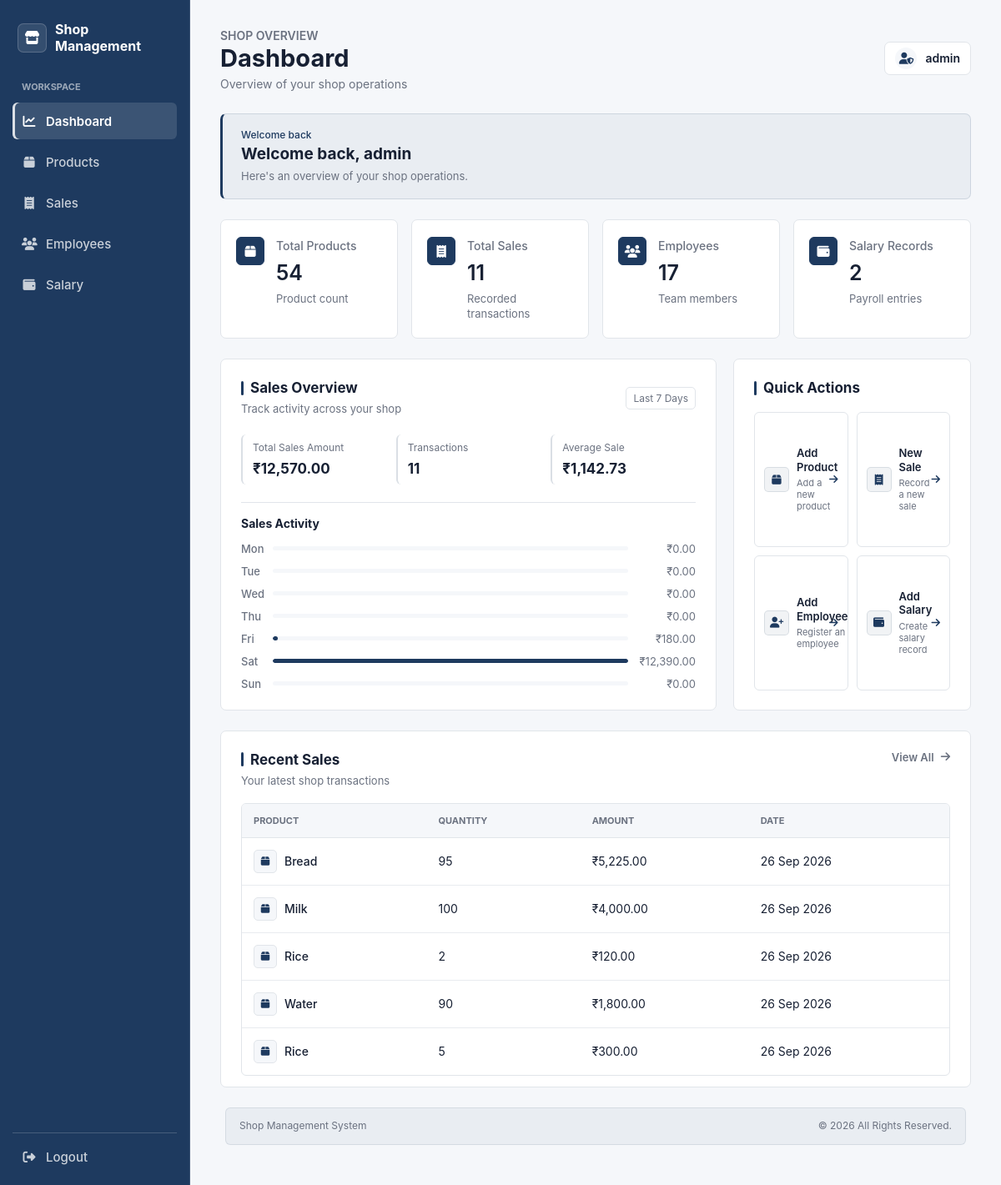
Screenshot of /dashboard.php (signed in) with the database file from the repository.
### tables this page shows
CREATE TABLE `sales` (
  `id` int(11) NOT NULL,
  `product_id` int(11) NOT NULL,
  `quantity` int(11) NOT NULL,
  `total_amount` decimal(10,2) NOT NULL,
  `sale_date` timestamp NOT NULL DEFAULT current_timestamp()
);

CREATE TABLE `products` (
  `id` int(11) NOT NULL,
  `product_name` varchar(100) NOT NULL,
  `category` varchar(100) NOT NULL,
  `price` decimal(10,2) NOT NULL,
  `quantity` int(11) NOT NULL
);

### dashboard.php (the view, shortened to what this page needs)
<?php
include "db.php";
$showWelcome = !empty($_SESSION["show_welcome"]);
$admin_username = htmlspecialchars($_SESSION["username"]);
$total_products_query = mysqli_query(
	$conn,
	"SELECT COUNT(*) AS total FROM products"
);
$total_products = mysqli_fetch_assoc($total_products_query)["total"];
$total_sales_query = mysqli_query(
	$conn,
	"SELECT COUNT(*) AS total FROM sales"
);
$total_sales = mysqli_fetch_assoc($total_sales_query)["total"];
$total_employees_query = mysqli_query(
	$conn,
	"SELECT COUNT(*) AS total FROM employees"
);
$total_employees = mysqli_fetch_assoc($total_employees_query)["total"];
$total_salary_records_query = mysqli_query(
	$conn,
	"SELECT COUNT(*) AS total FROM salary"
);
$total_salary_records = mysqli_fetch_assoc($total_salary_records_query)["total"];
$total_sales_amount_query = mysqli_query(
	$conn,
	"SELECT COALESCE(SUM(total_amount), 0) AS total FROM sales"
);
$total_sales_amount = mysqli_fetch_assoc($total_sales_amount_query)["total"];
$average_sale = 0;
if ((int) $total_sales > 0) {
	$average_sale = (float) $total_sales_amount / (int) $total_sales;
}
$daily_sales = [];
for ($day_offset = 6; $day_offset >= 0; $day_offset--) {
	$sales_date = date("Y-m-d", strtotime("-" . $day_offset . " days"));
	$daily_sales[$sales_date] = 0;
}
$daily_sales_query = mysqli_query(
	$conn,
	"SELECT DATE(sale_date) AS sales_date, SUM(total_amount) AS daily_total
	FROM sales
	WHERE sale_date >= CURDATE() - INTERVAL 6 DAY
		AND sale_date < CURDATE() + INTERVAL 1 DAY
	GROUP BY DATE(sale_date)"
);
$max_daily_sales = 0;
while ($daily_sale = mysqli_fetch_assoc($daily_sales_query)) {
	$sales_date = $daily_sale["sales_date"];
	$daily_sales[$sales_date] = (float) $daily_sale["daily_total"];
	if ($daily_sales[$sales_date] > $max_daily_sales) {
		$max_daily_sales = $daily_sales[$sales_date];
	}
}
$daily_sales_rows = [];
foreach ($daily_sales as $sales_date => $daily_amount) {
	$bar_width = 0;
	if ($max_daily_sales > 0) {
		$bar_width = ($daily_amount / $max_daily_sales) * 100;
	}
	$daily_sales_rows[] = [
		"day" => date("D", strtotime($sales_date)),
		"amount" => $daily_amount,
		"width" => $bar_width
	];
}
$recent_sales_query = mysqli_query(
	$conn,
	"SELECT
		sales.id,
		products.product_name,
		sales.quantity,
		sales.total_amount,
		sales.sale_date
	FROM sales
	INNER JOIN products
		ON sales.product_id = products.id
	ORDER BY sales.id DESC
	LIMIT 5"
);
?>
<!DOCTYPE html>
<html lang="en">
<head>
	<link rel="stylesheet" href="css/style.css">
</head>
<body class="shop-dashboard dashboard-home">
	<div class="dashboard-shell">
		<aside class="dashboard-sidebar" aria-label="Main navigation">
			<a class="dashboard-brand" href="dashboard.php">
				<span class="dashboard-brand-icon" aria-hidden="true"><i class="fa-solid fa-store"></i></span>
				<span>Shop Management</span>
			</a>
			<nav class="dashboard-nav" aria-label="Primary">
				<a class="dashboard-nav-link is-current" href="dashboard.php" aria-current="page">
					<i class="fa-solid fa-chart-line" aria-hidden="true"></i><span>Dashboard</span>
				</a>
				<a class="dashboard-nav-link" href="products/view.php">
					<i class="fa-solid fa-box" aria-hidden="true"></i><span>Products</span>
				</a>
				<a class="dashboard-nav-link" href="sales/view.php">
					<i class="fa-solid fa-receipt" aria-hidden="true"></i><span>Sales</span>
				</a>
				<a class="dashboard-nav-link" href="employees/view.php">
					<i class="fa-solid fa-users" aria-hidden="true"></i><span>Employees</span>
				</a>
				<a class="dashboard-nav-link" href="salary/view.php">
					<i class="fa-solid fa-wallet" aria-hidden="true"></i><span>Salary</span>
				</a>
			</nav>
			<a class="dashboard-logout" href="logout.php">
				<i class="fa-solid fa-right-from-bracket" aria-hidden="true"></i><span>Logout</span>
			</a>
		</aside>
		<main class="dashboard-main dashboard-home-main">
			<header class="dashboard-header">
				<div class="dashboard-heading">
					<p class="product-page-label">SHOP OVERVIEW</p>
					<h1>Dashboard</h1>
					<p>Overview of your shop operations</p>
				</div>
				<div class="dashboard-profile" aria-label="Admin profile">
					<span class="dashboard-profile-icon" aria-hidden="true"><i class="fa-solid fa-user-shield"></i></span>
					<span><?php echo $admin_username; ?></span>
				</div>
			</header>
			<?php if ($showWelcome): ?>
				<section class="dashboard-welcome" aria-labelledby="welcome-title">
					<div>
						<p class="welcome-kicker">Welcome back</p>
						<h2 id="welcome-title">Welcome back, <?php echo $admin_username; ?></h2>
						<p>Here's an overview of your shop operations.</p>
					</div>
				</section>
			<?php endif; ?>
			<section class="dashboard-summary" aria-label="Shop summary">
				<article class="summary-card">
					<span class="summary-card-icon" aria-hidden="true"><i class="fa-solid fa-box"></i></span>
					<div class="summary-card-copy">
						<h2>Total Products</h2>
						<p class="summary-value"><?php echo $total_products; ?></p>
						<p class="summary-note">Product count</p>
					</div>
				</article>
				<article class="summary-card">
					<span class="summary-card-icon" aria-hidden="true"><i class="fa-solid fa-receipt"></i></span>
					<div class="summary-card-copy">
						<h2>Total Sales</h2>
						<p class="summary-value"><?php echo $total_sales; ?></p>
						<p class="summary-note">Recorded transactions</p>
					</div>
				</article>
				<article class="summary-card">
					<span class="summary-card-icon" aria-hidden="true"><i class="fa-solid fa-users"></i></span>
					<div class="summary-card-copy">
						<h2>Employees</h2>
						<p class="summary-value"><?php echo $total_employees; ?></p>
						<p class="summary-note">Team members</p>
					</div>
				</article>
				<article class="summary-card">
					<span class="summary-card-icon" aria-hidden="true"><i class="fa-solid fa-wallet"></i></span>
					<div class="summary-card-copy">
						<h2>Salary Records</h2>
						<p class="summary-value"><?php echo $total_salary_records; ?></p>
						<p class="summary-note">Payroll entries</p>
					</div>
				</article>
			</section>
			<div class="dashboard-content-grid">
				<section class="dashboard-panel sales-overview" aria-labelledby="sales-overview-title">
					<div class="dashboard-panel-heading sales-overview-heading">
						<div>
							<h2 id="sales-overview-title">Sales Overview</h2>
							<p>Track activity across your shop</p>
						</div>
						<span class="sales-period">Last 7 Days</span>
					</div>
					<div class="sales-summary-grid">
						<div class="sales-summary-item">
							<p>Total Sales Amount</p>
							<strong>₹<?php echo number_format((float) $total_sales_amount, 2); ?></strong>
						</div>
						<div class="sales-summary-item">
							<p>Transactions</p>
							<strong><?php echo $total_sales; ?></strong>
						</div>
						<div class="sales-summary-item">
							<p>Average Sale</p>
							<strong>₹<?php echo number_format($average_sale, 2); ?></strong>
						</div>
					</div>
					<div class="sales-activity">
						<h3>Sales Activity</h3>
						<div class="sales-activity-list">
							<?php foreach ($daily_sales_rows as $daily_sales_row): ?>
								<div class="sales-activity-row">
									<span class="sales-activity-day"><?php echo $daily_sales_row["day"]; ?></span>
									<div class="sales-bar-track" aria-hidden="true">
										<span class="sales-bar" style="width: <?php echo $daily_sales_row["width"]; ?>%;"></span>
									</div>
									<span class="sales-activity-amount">₹<?php echo number_format($daily_sales_row["amount"], 2); ?></span>
								</div>
							<?php endforeach; ?>
						</div>
					</div>
				</section>
				<section class="dashboard-panel quick-actions" aria-labelledby="quick-actions-title">
					<div class="dashboard-panel-heading">
						<div>
							<h2 id="quick-actions-title">Quick Actions</h2>
						</div>
					</div>
					<div class="quick-actions-list">
						<a class="quick-action-link" href="products/add.php">
							<span class="quick-action-icon" aria-hidden="true"><i class="fa-solid fa-box"></i></span>
							<span class="quick-action-copy"><strong>Add Product</strong><small>Add a new product</small></span>
							<i class="fa-solid fa-arrow-right quick-action-arrow" aria-hidden="true"></i>
						</a>
						<a class="quick-action-link" href="sales/add.php">
							<span class="quick-action-icon" aria-hidden="true"><i class="fa-solid fa-receipt"></i></span>
							<span class="quick-action-copy"><strong>New Sale</strong><small>Record a new sale</small></span>
							<i class="fa-solid fa-arrow-right quick-action-arrow" aria-hidden="true"></i>
						</a>
						<a class="quick-action-link" href="employees/add.php">
							<span class="quick-action-icon" aria-hidden="true"><i class="fa-solid fa-user-plus"></i></span>
							<span class="quick-action-copy"><strong>Add Employee</strong><small>Register an employee</small></span>
							<i class="fa-solid fa-arrow-right quick-action-arrow" aria-hidden="true"></i>
						</a>
						<a class="quick-action-link" href="salary/add.php">
							<span class="quick-action-icon" aria-hidden="true"><i class="fa-solid fa-wallet"></i></span>
							<span class="quick-action-copy"><strong>Add Salary</strong><small>Create salary record</small></span>
							<i class="fa-solid fa-arrow-right quick-action-arrow" aria-hidden="true"></i>
						</a>
					</div>
				</section>
			</div>
			<section class="dashboard-panel recent-sales" aria-labelledby="recent-sales-title">
				<div class="dashboard-panel-heading">
					<div>
						<h2 id="recent-sales-title">Recent Sales</h2>
						<p>Your latest shop transactions</p>
					</div>
					<a class="product-back-link dashboard-view-all" href="sales/view.php">
						<span>View All</span>
						<i class="fa-solid fa-arrow-right" aria-hidden="true"></i>
					</a>
				</div>
				<div class="recent-sales-table-wrap">
					<table class="recent-sales-table">
						<thead>
							<tr>
								<th scope="col">Product</th>
								<th scope="col">Quantity</th>
								<th scope="col">Amount</th>
								<th scope="col">Date</th>
							</tr>
						</thead>
						<tbody>
							<?php if (mysqli_num_rows($recent_sales_query) > 0): ?>
								<?php while ($sale = mysqli_fetch_assoc($recent_sales_query)): ?>
									<tr>
										<td>
											<div class="product-info">
												<span class="product-icon" aria-hidden="true"><i class="fa-solid fa-box"></i></span>
												<span class="product-name"><?php echo htmlspecialchars($sale["product_name"]); ?></span>
											</div>
										</td>
										<td><?php echo $sale["quantity"]; ?></td>
										<td>₹<?php echo number_format($sale["total_amount"], 2); ?></td>
										<td><?php echo date("d M Y", strtotime($sale["sale_date"])); ?></td>
									</tr>
								<?php endwhile; ?>
							<?php else: ?>
								<tr>
									<td colspan="4" class="recent-sales-empty">No sales recorded yet.</td>
								</tr>
							<?php endif; ?>
						</tbody>
					</table>
				</div>
			</section>
			<footer class="dashboard-footer">
				<span>Shop Management System</span>
				<span>&copy; 2026 All Rights Reserved.</span>
			</footer>
		</main>
	</div>
</body>
</html>

### rows the page displays
sales: product.product_name "Bread", quantity "95", total_amount "5,225.00", sale_date "26 Sep 2026"
sales: product.product_name "Milk", quantity "100", total_amount "4,000.00", sale_date "26 Sep 2026"
sales: product.product_name "Rice", quantity "2", total_amount "120.00", sale_date "26 Sep 2026"
sales: product.product_name "Water", quantity "90", total_amount "1,800.00", sale_date "26 Sep 2026"
sales: product.product_name "Rice", quantity "5", total_amount "300.00", sale_date "26 Sep 2026"

### other values shown
$admin_username "admin"
$total_products "54"
$total_sales "11"
$total_employees "17"
$total_salary_records "2"
$total_sales_amount "12,570.00"
$average_sale "1,142.73"
$daily_sales_row["day"] "Mon"
$daily_sales_row["amount"] "0.00"
$daily_sales_row["day"] "Tue"
$daily_sales_row["day"] "Wed"
$daily_sales_row["day"] "Thu"
$daily_sales_row["day"] "Fri"
$daily_sales_row["amount"] "180.00"
$daily_sales_row["day"] "Sat"
